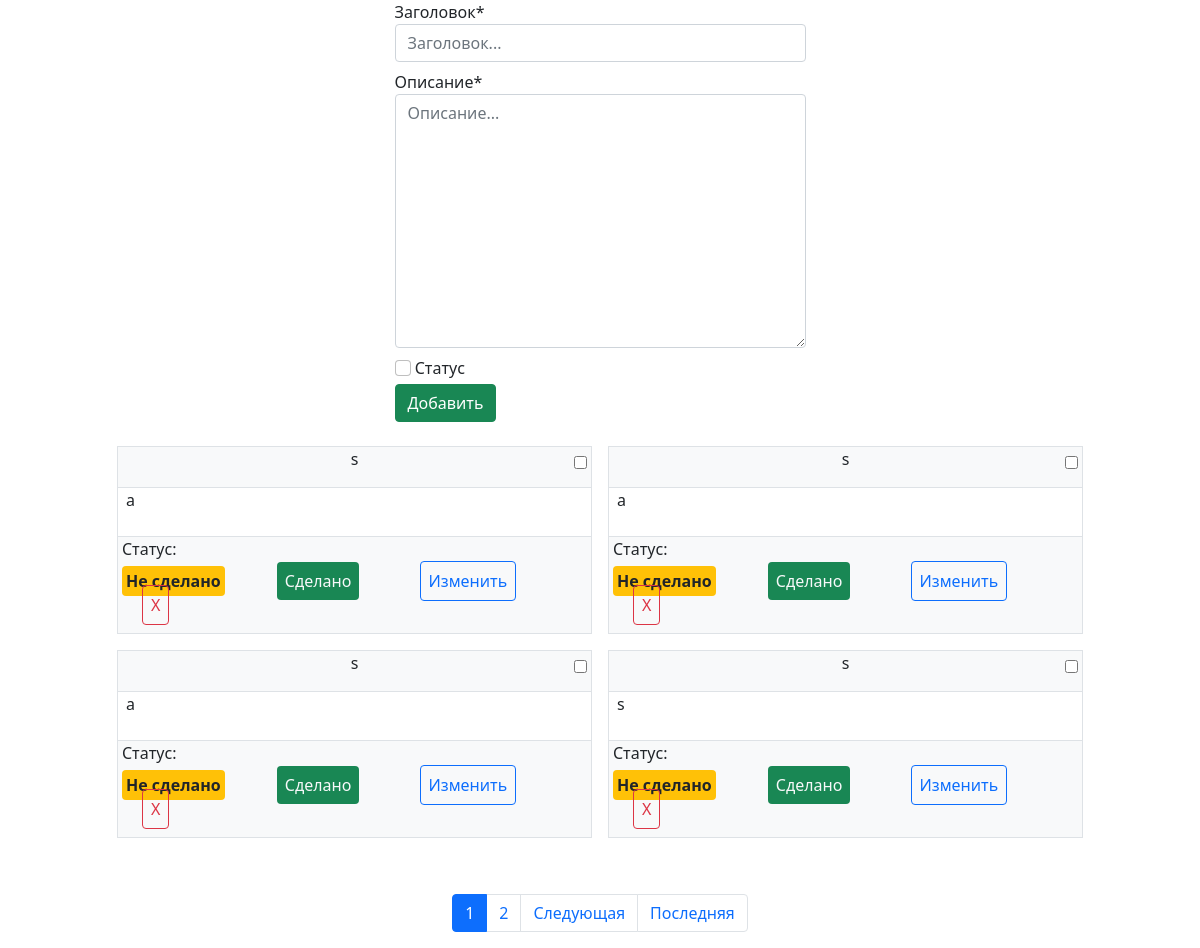
The app's page /, older data.
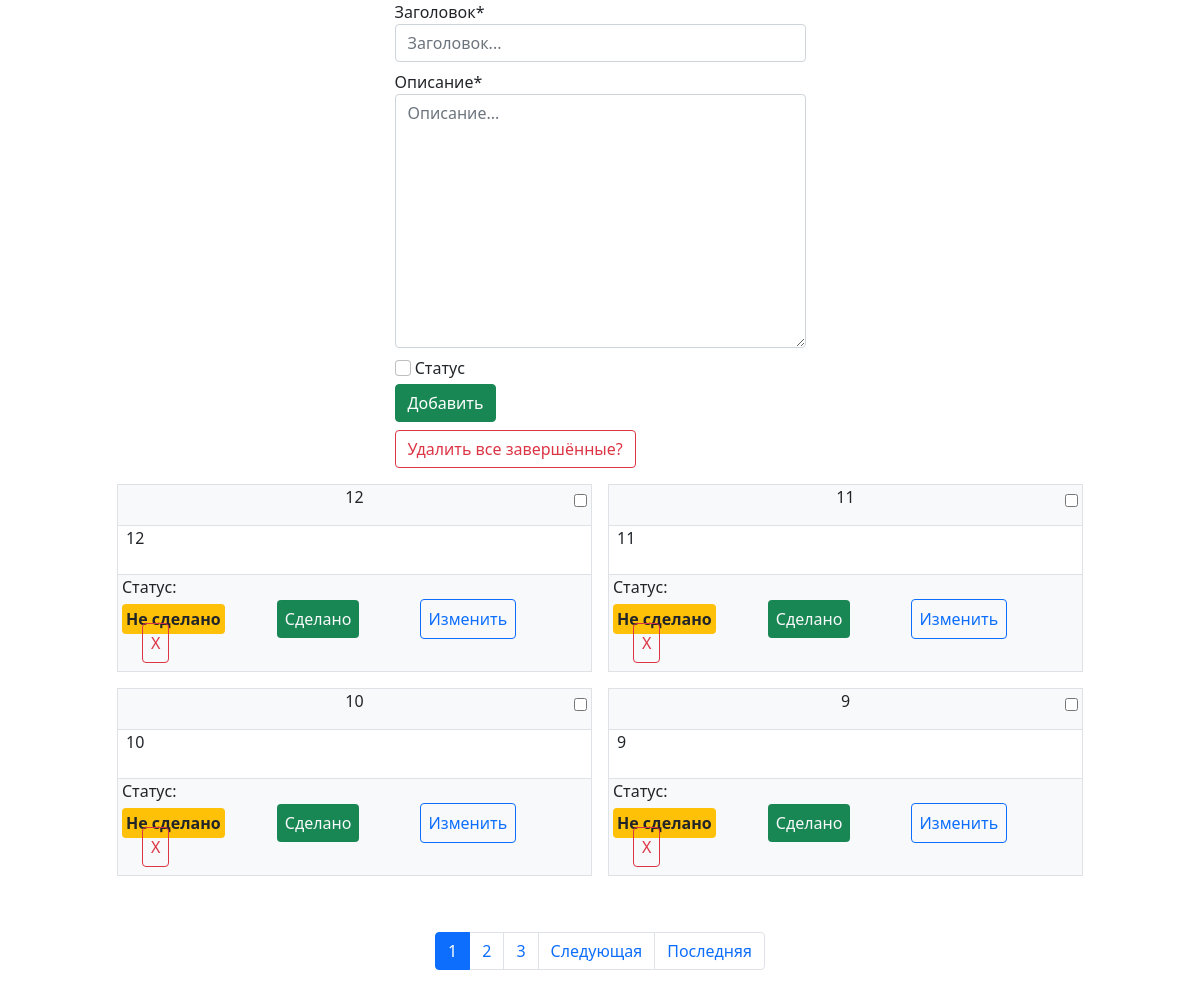
The same page, newer data.
### notes/models.py (models this page shows)
class NotesModel(models.Model):
    header = models.CharField(max_length=25, null=False, blank=False)
    body = models.TextField(max_length=200, null=False, blank=False)
    status = models.BooleanField(default=False)
    date = models.DateTimeField(default=timezone.now)
    checkbox = models.BooleanField(default=False)
    class Meta:
        ordering = ['-date']

### notes/views.py (the view, shortened to what this page needs)
# urls.py: path('', NotesHomepageView.as_view(), name="index"),
class NotesHomepageView(ListView):
    template_name = 'index.html'
    model = NotesModel
    paginate_by = 4
    context_object_name = 'notes'
    def get_context_data(self, **kwargs):
        context = super().get_context_data(**kwargs)
        context['form'] = CreateNoteModelForm()
        context['confirmed'] = NotesModel.objects.filter(status=True)
        context['selected_to_delete'] = NotesModel.objects.filter(checkbox=True)
        return context

### notes/forms.py
class CreateNoteModelForm(forms.ModelForm):
    def __init__(self, *args, **kwargs):
        super().__init__(*args, **kwargs)
        self.helper = FormHelper()
        self.helper.form_class = 'form-inline'
        self.helper.form_method = 'post'
        self.helper.layout = Layout(
            Field('header', css_class="form-control mb-2", PlaceHolder="Заголовок..."),
            Field('body', css_class="form-control mb-2", PlaceHolder="Описание..."),
            Field('status', css_class="form-check-input mb-2 text-info"),
            ButtonHolder (
                Submit('create', 'Добавить', css_class='btn btn-success mb-2')
            )
        )
    class Meta:
        model = NotesModel
        fields = [
            'header',
            'body',
            'status',
        ]
        labels = {
            'header': 'Заголовок',
            'body': 'Описание',
            'status': 'Статус',
        }

### templates/index.html (shortened to what this page needs)
{% extends 'base.html' %}
{% load crispy_forms_tags %}
{% block content %}
    <section class="h-100 d-flex flex-column align-items-center justify-content-center overflow-hidden">
        <div>
            {% crispy form %}
            {% if confirmed.count > 0 %}
                <a href="delete_all_confirmed_notes/" class="btn btn-outline-danger">Удалить все завершённые?</a>
            {% endif %}
        </div>
        <div class="container mt-2">
            <div class="row row-cols-2 justify-content-center">
                {% for note in notes %}
                    <div class="col-5 border m-2 p-0">
                        <div class="d-flex justify-content-center align-items-center pb-3 border-bottom bg-light position-relative">
                            <span class="mb-0 text-dark fw-normal">{{ note.header }}</span>
                            <div class="position-absolute top-0 end-0 p-1">
                                {% if note.checkbox %}
                                    <a href="check/{{note.id}}/"><input type="checkbox" value="{{note.id}}" onclick="window.location.href='check/{{note.id}}/'" checked></a>
                                {% else %}
                                    <a href="check/{{note.id}}/"><input type="checkbox" value="{{note.id}}" onclick="window.location.href='check/{{note.id}}/'"></a>
                                {% endif %}
                            </div>
                        </div>
                        <div class="pb-4">
                            <span class="fw-normal ps-2">{{ note.body }}</span>
                        </div>
                        <div class="border-top pb-3 bg-light">
                            <span class="d-block mb-2 ms-1">Статус:</span>
                            {% if note.status != True %}
                                <span class="bg-warning text-dark rounded p-1 fw-bold fs-6 ms-1">Не сделано</span>
                                <a class="m-5 p-2 text-light bg-success text-decoration-none rounded fw-light fs-6" href="change_status/{{note.id}}">Сделано</a>
                            {% else %}
                                <span class="bg-success text-light rounded p-1 fw-normal ms-1">Сделано</span>
                                <a class="m-5 p-2 text-light bg-danger text-decoration-none rounded fw-light fs-6" href="change_status/{{note.id}}"> Не сделано</a>
                            {% endif %}
                            <a href="edit_note/{{ note.id }}/" class="btn-outline-primary border border-primary fw-normal text-decoration-none rounded p-2 m-2 fs-6">Изменить</a>
                            <a href="delete_note/{{ note.id }}/" class="btn-outline-danger m-4 fs-6 p-2 rounded border border-danger text-decoration-none">X</a>
                        </div>
                    </div>
                {% endfor %}
            </div>
        </div>
        {% if is_paginated %}
            <ul class="d-flex justify-content-center align-items-center pagination mt-5">
                {% for i in paginator.page_range %}
                    {% if i == page_obj.number %}
                        <li class="page-item active"><a class="page-link" href="?page={{i}}">{{i}}</a></li>
                    {% else %}
                        <li class="page-item"><a class="page-link" href="?page={{i}}">{{i}}</a></li>
                    {% endif %}
                {% endfor %}
                {% if page_obj.has_next %}
                    <li class="page-item"><a class="page-link" href="?page={{page_obj.next_page_number}}">Следующая</a></li>
                    <li class="page-item"><a class="page-link" href="?page={{page_obj.paginator.num_pages}}">Последняя</a></li>
                {% endif %}
            </ul>
        {% endif %}
    </section>
{% endblock %}

### templates/base.html (shortened to what this page needs)
<!DOCTYPE html>
<html lang="en">
<head>
    <link href="https://cdn.jsdelivr.net/npm/bootstrap@5.1.3/dist/css/bootstrap.min.css" rel="stylesheet">
</head>
<body>
    {% block content %}
    {% endblock content %}
</body>
</html>

Row changes from the older to the newer data that the page shows:
removed NotesModel: header "s", body "a"
removed NotesModel: header "s", body "a"
removed NotesModel: header "s", body "a"
removed NotesModel: header "s", body "s"
added NotesModel: header "12", body "12"
added NotesModel: header "11", body "11"
added NotesModel: header "10", body "10"
added NotesModel: header "9", body "9"
Text that changed along with them:
text now shown: "Удалить все завершённые?"
new list line: "3"
